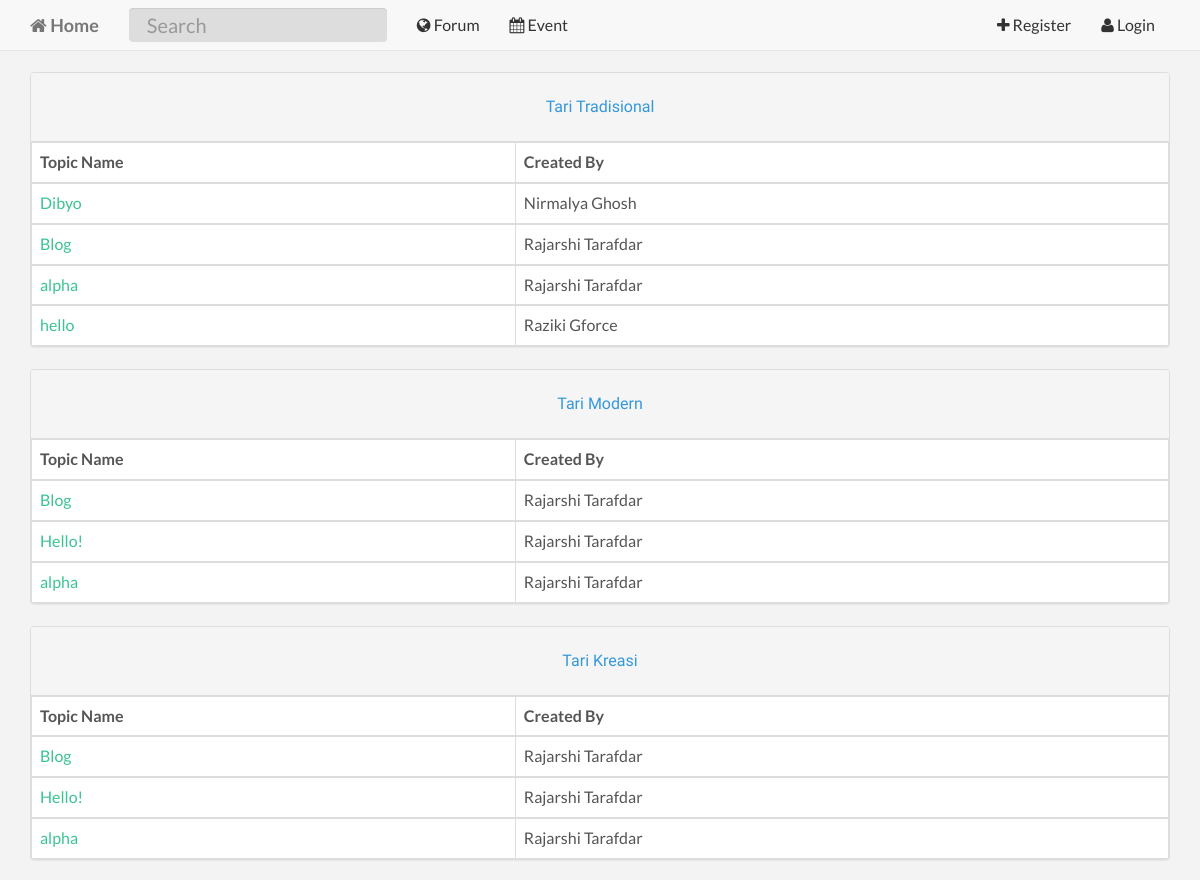
/forum.php, run on the app's committed database.
### tables this page shows
CREATE TABLE `kategori` (
  `kategori_id` int(11) NOT NULL,
  `kategori_name` varchar(30) NOT NULL
);

CREATE TABLE `forum_topic` (
  `forum_topic_id` int(11) NOT NULL,
  `forum_topic_name` text NOT NULL,
  `forum_topic_created_by` varchar(255) NOT NULL,
  `forum_topic_time` timestamp NOT NULL DEFAULT CURRENT_TIMESTAMP,
  `forum_topic_body` text NOT NULL,
  `forum_topic_views` int(11) NOT NULL,
  `forum_topic_replies` int(11) NOT NULL,
  `forum_topic_kategori` varchar(255) NOT NULL,
  `forum_topic_image` varchar(255) NOT NULL
);

CREATE TABLE `user` (
  `user_id` int(11) NOT NULL,
  `user_email` varchar(255) NOT NULL,
  `user_password` varchar(255) NOT NULL,
  `user_firstname` text NOT NULL,
  `user_lastname` text NOT NULL,
  `user_avatar` varchar(255) NOT NULL,
  `user_shortbio` text,
  `user_username` varchar(255) NOT NULL,
  `user_longbio` text,
  `user_website` varchar(255) DEFAULT NULL,
  `user_dob` date DEFAULT NULL,
  `user_profession` text,
  `user_gender` varchar(255) DEFAULT NULL,
  `user_address` text,
  `user_backgroundpicture` varchar(255) NOT NULL,
  `user_joindate` date NOT NULL,
  `user_country` varchar(255) DEFAULT NULL
);

### controllers/table/forum-table.php (the view)
    <div class="container">
<?php
            $sql2 = "SELECT * FROM kategori ";
            $result2 = mysqli_query($database,$sql2);
        while($rws2 = mysqli_fetch_assoc($result2)){
            $kategori_id = $rws2["kategori_id"];
            $nama_kat = $rws2["kategori_name"];
            $sql = "SELECT * FROM forum_topic where forum_topic_kategori LIKE '%$kategori_id%' ORDER BY forum_topic_time";
            $result = mysqli_query($database,$sql);
            $rws_count = mysqli_num_rows($result);
?>
                <div class="panel panel-default">
                    <div class="panel-heading">
                        <h3 class="panel-title text-center" > <?php echo $nama_kat; ?></h3>
                    </div>
<?php
                if($rws_count == 0){
?>
                    <h4 class="text-center">No Topics Yet</h4>
                </div>
<?php
                }
                else{
?>
                    <table class="table table-bordered">
                        <thead>
                            <tr>
                                <th>Topic Name</th>
                                <th>Created By</th>
                            </tr>
                        </thead>
<?php
                    while($rws = mysqli_fetch_array($result)){
                        $temp_user_username = $rws['forum_topic_created_by'];
                        $sql_search_username = "SELECT * FROM user WHERE user_username = '$temp_user_username'";
                        $result_search_username = mysqli_query($database,$sql_search_username) or die(mysqli_error($database));
                        $rws_search_username = mysqli_fetch_array($result_search_username);
?>
                        <tbody>
                            <tr>
                                <td><a href="forum-topic.php?forum_topic_id=<?php echo $rws['forum_topic_id'];?>"><?php echo $rws['forum_topic_name'];?></a></td>
                                <td><?php echo $rws_search_username['user_firstname'];?> <?php echo $rws_search_username['user_lastname'];?></td>
                            </tr>
                        </tbody>
<?php
                    }
?>
                    </table>
                </div>
<?php
                }
        }
?>
    </div>

### assets/css/base/main.css (style rules this page uses)
h1, h2, h3, h4, h5, h6 { font-family: "Raleway"; font-weight: 300; color: #3498db; }
h3 { font-weight: 400; }
a { color: #3bc492; -webkit-transition: color 0.1s ease-in, background 0.1s ease-in; -moz-transition: color 0.1s ease-in, background 0.1s ease-in; -ms-transition: color 0.1s ease-in, background 0.1s ease-in; -o-transition: color 0.1s ease-in, background 0.1s ease-in; transition: color 0.1s ease-in, background 0.1s ease-in; }
a:before, a:after { -webkit-transition: color 0.1s ease-in, background 0.1s ease-in; -moz-transition: color 0.1s ease-in, background 0.1s ease-in; -ms-transition: color 0.1s ease-in, background 0.1s ease-in; -o-transition: color 0.1s ease-in, background 0.1s ease-in; transition: color 0.1s ease-in, background 0.1s ease-in; }
h3 { text-align: left; line-height: 300%; }
.panel-default { margin-top: 22px; }

### data on the page
kategori: kategori_name "Tari Tradisional"
forum_topic: forum_topic_name "Dibyo", user.user_firstname "Nirmalya", user.user_lastname "Ghosh"
forum_topic: forum_topic_name "Blog", user.user_firstname "Rajarshi", user.user_lastname "Tarafdar"
forum_topic: forum_topic_name "alpha", user.user_firstname "Rajarshi", user.user_lastname "Tarafdar"
forum_topic: forum_topic_name "hello", user.user_firstname "Raziki", user.user_lastname "Gforce"
kategori: kategori_name "Tari Modern"
forum_topic: forum_topic_name "Hello!", user.user_firstname "Rajarshi", user.user_lastname "Tarafdar"
kategori: kategori_name "Tari Kreasi"
